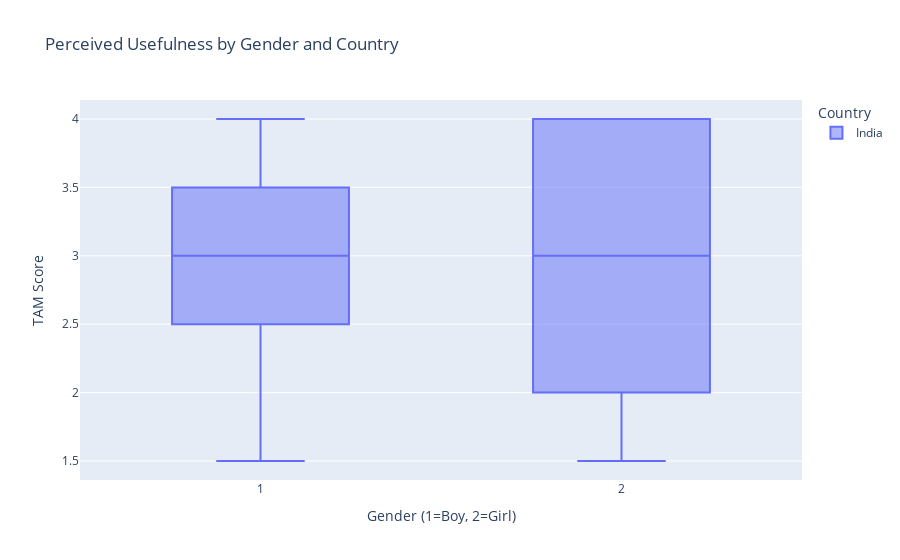
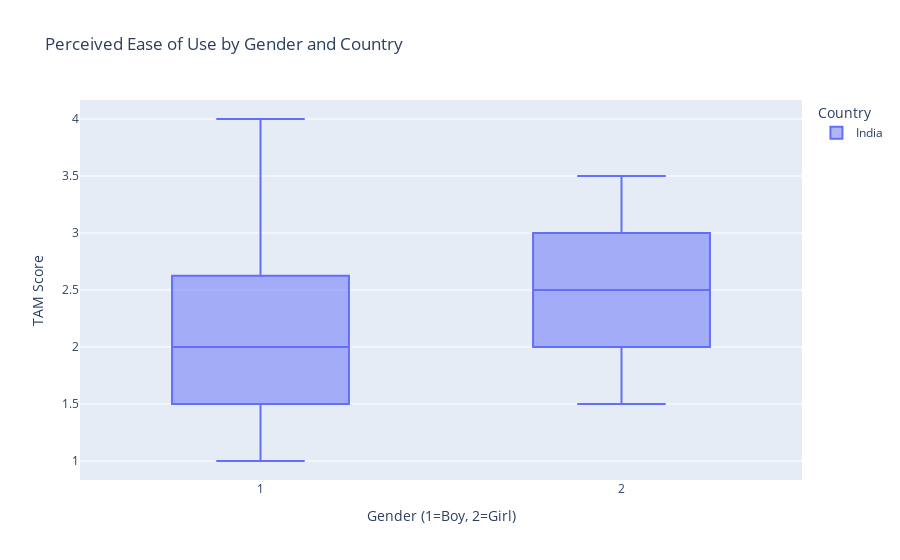
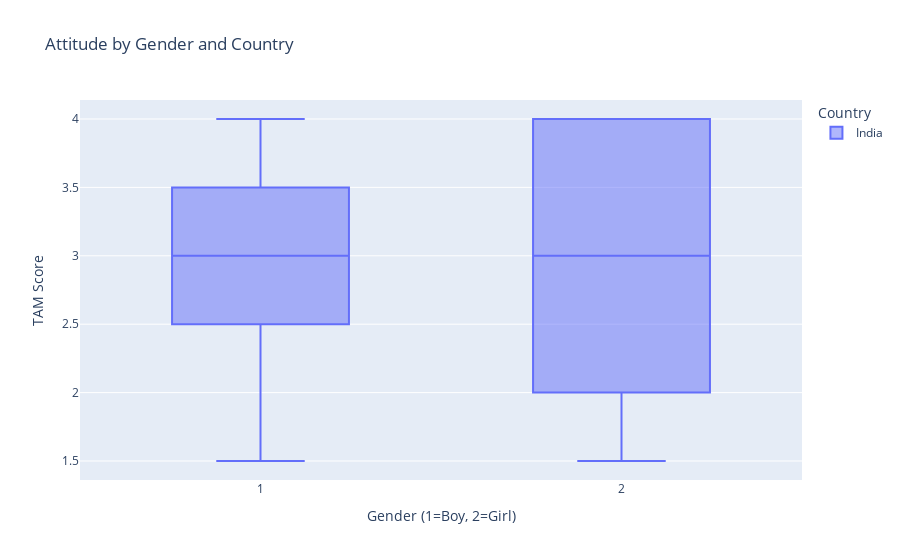

Source (notebook cell) for these figures, in order:
### Markdown cell above
## Gender Differences Analysis
Visualize TAM scores by gender and country.

### Code cell
# Filter out missing gender data for student box plots
student_gender_data = students_combined.dropna(subset=['Gender_Num'])

# Create box plots
for dim, title in zip(['PU_Score', 'PEOU_Score', 'Attitude_Score'], ['Perceived Usefulness', 'Perceived Ease of Use', 'Attitude']):
    fig = px.box(student_gender_data, x='Gender_Num', y=dim, color='Country',
                 title=f'{title} by Gender and Country',
                 labels={'Gender_Num': 'Gender (1=Boy, 2=Girl)', dim: 'TAM Score'})
    fig.show()

### Figure 1 — Plotly figure (JSON) as saved in the notebook; plotly's stock layout.template omitted (floating-point values rounded to 4 significant figures)
{"data": [{"alignmentgroup": "True", "hovertemplate": "Country=India<br>Gender (1=Boy, 2=Girl)=%{x}<br>TAM Score=%{y}<extra></extra>", "legendgroup": "India", "marker": {"color": "#636efa"}, "name": "India", "notched": false, "offsetgroup": "India", "orientation": "v", "showlegend": true, "type": "box", "x": [2, 1, 1, 1, 2, 2, 2, 2, 2, 1, 2, 1, 2, 1, 1, 2, 2, 1, 1, 2, 1, 2, 1, 1, 1, 2, 1, 2, 1, 1, 1, 1, 1, 2, 2, 2, 1, 2, 1, 2, 1, 1, 1, 2, 1], "x0": " ", "xaxis": "x", "y": [3.5, 3, 3, 3.5, 2.5, 3.5, 4, 4, 4, 2.5, 2.5, 2.5, 4, 3.5, 1.5, 3, 4, 2.5, 4, 2, 3, 1.5, 2.5, 4, 3, 2, 1.5, 2, 2.5, 3.5, 2, 3.5, 3.5, 2.5, 3.5, 1.5, 3.5, 1.5, 2.5, 4, 4, 2.5, 4, 3, 2], "y0": " ", "yaxis": "y"}], "layout": {"boxmode": "group", "legend": {"title": {"text": "Country"}, "tracegroupgap": 0}, "title": {"text": "Perceived Usefulness by Gender and Country"}, "xaxis": {"anchor": "y", "domain": [0, 1], "title": {"text": "Gender (1=Boy, 2=Girl)"}}, "yaxis": {"anchor": "x", "domain": [0, 1], "title": {"text": "TAM Score"}}}}

### Figure 2 — Plotly figure (JSON) as saved in the notebook; plotly's stock layout.template omitted (floating-point values rounded to 4 significant figures)
{"data": [{"alignmentgroup": "True", "hovertemplate": "Country=India<br>Gender (1=Boy, 2=Girl)=%{x}<br>TAM Score=%{y}<extra></extra>", "legendgroup": "India", "marker": {"color": "#636efa"}, "name": "India", "notched": false, "offsetgroup": "India", "orientation": "v", "showlegend": true, "type": "box", "x": [2, 1, 1, 1, 2, 2, 2, 2, 2, 1, 2, 1, 2, 1, 1, 2, 2, 1, 1, 2, 1, 2, 1, 1, 1, 2, 1, 2, 1, 1, 1, 1, 1, 2, 2, 2, 1, 2, 1, 2, 1, 1, 1, 2, 1], "x0": " ", "xaxis": "x", "y": [2.5, 3, 1.5, 3, 1.5, 3, 2, 2, 3, 1.5, 2.5, 1.5, 2, 2.5, 1.5, 3, 2, 2.5, 1, 2.5, 2, 1.5, 2, 2, 1, 3, 2.5, 2, 1, 3, 2.5, 3.5, 1.5, 3.5, 2.5, 1.5, 2.5, 3.5, 1.5, 3, 3, 2, 4, 1.5, 2.5], "y0": " ", "yaxis": "y"}], "layout": {"boxmode": "group", "legend": {"title": {"text": "Country"}, "tracegroupgap": 0}, "title": {"text": "Perceived Ease of Use by Gender and Country"}, "xaxis": {"anchor": "y", "domain": [0, 1], "title": {"text": "Gender (1=Boy, 2=Girl)"}}, "yaxis": {"anchor": "x", "domain": [0, 1], "title": {"text": "TAM Score"}}}}

### Figure 3 — Plotly figure (JSON) as saved in the notebook; plotly's stock layout.template omitted (floating-point values rounded to 4 significant figures)
{"data": [{"alignmentgroup": "True", "hovertemplate": "Country=India<br>Gender (1=Boy, 2=Girl)=%{x}<br>TAM Score=%{y}<extra></extra>", "legendgroup": "India", "marker": {"color": "#636efa"}, "name": "India", "notched": false, "offsetgroup": "India", "orientation": "v", "showlegend": true, "type": "box", "x": [2, 1, 1, 1, 2, 2, 2, 2, 2, 1, 2, 1, 2, 1, 1, 2, 2, 1, 1, 2, 1, 2, 1, 1, 1, 2, 1, 2, 1, 1, 1, 1, 1, 2, 2, 2, 1, 2, 1, 2, 1, 1, 1, 2, 1], "x0": " ", "xaxis": "x", "y": [3.5, 3, 3, 3.5, 2.5, 3.5, 4, 4, 4, 2.5, 2.5, 2.5, 4, 3.5, 1.5, 3, 4, 2.5, 4, 2, 3, 1.5, 2.5, 4, 3, 2, 1.5, 2, 2.5, 3.5, 2, 3.5, 3.5, 2.5, 3.5, 1.5, 3.5, 1.5, 2.5, 4, 4, 2.5, 4, 3, 2], "y0": " ", "yaxis": "y"}], "layout": {"boxmode": "group", "legend": {"title": {"text": "Country"}, "tracegroupgap": 0}, "title": {"text": "Attitude by Gender and Country"}, "xaxis": {"anchor": "y", "domain": [0, 1], "title": {"text": "Gender (1=Boy, 2=Girl)"}}, "yaxis": {"anchor": "x", "domain": [0, 1], "title": {"text": "TAM Score"}}}}
